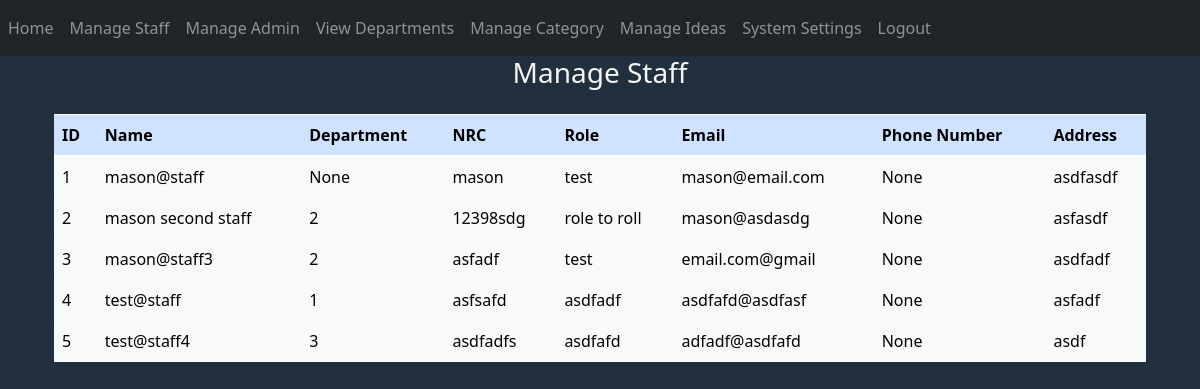
/manage-staff (signed in), run on an earlier commit of the app's database.
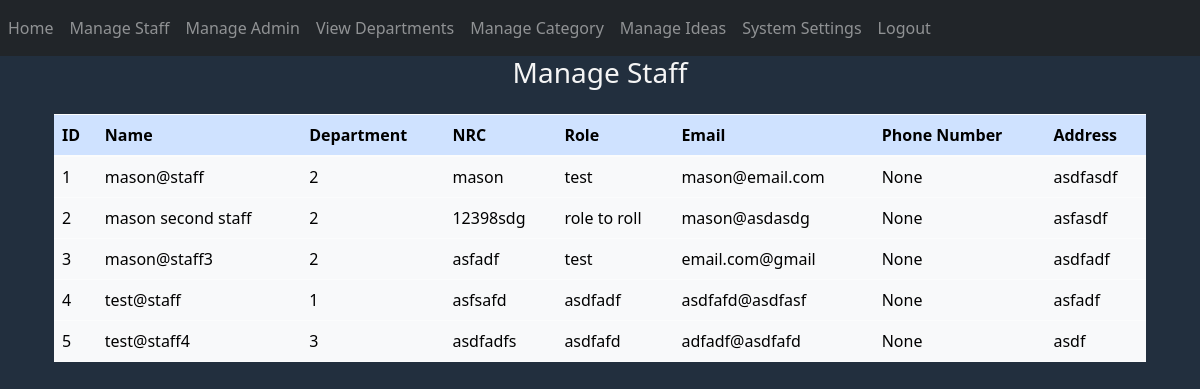
And on a later commit of the database.
### website/models.py (models this page shows)
class Staff(db.Model, UserMixin):
    id = db.Column(db.Integer, primary_key=True)
    name = db.Column(db.String(150))
    department = db.Column(db.Integer, db.ForeignKey('department.id'))
    nrc = db.Column(db.String(150))
    role = db.Column(db.String(150))
    email = db.Column(db.String(150), unique=True)
    phone_no = db.Column(db.String(150), unique=True)
    address = db.Column(db.String(255))
    username = db.Column(db.String(150))
    password = db.Column(db.String(150))
    notification = db.relationship('Notifications')
    idea = db.relationship('Ideas')
    comment = db.relationship('Comments')
    like_dislike_count = db.relationship('Like')

### website/auth.py (the view)
@auth.route('/manage-staff')
@login_required
def manage_staff():
    q = Staff.query.all()
    staffs = q
    return render_template("manage_staff.html", staffs=staffs, user=current_user)

### website/__init__.py (called while the page is built)
def create_app():
    app = Flask(__name__)
    app.config['SECRET_KEY'] = 'hjshjhdjah kjshkjdhjs'
    app.config['SQLALCHEMY_DATABASE_URI'] = f'sqlite:///{DB_NAME}'
    db.init_app(app)
    from .views import views
    from .auth import auth
    app.register_blueprint(views, url_prefix='/')
    app.register_blueprint(auth, url_prefix='/')
    from .models import Staff, Department, Comments, Category, Notifications, Admin, Ideas, Like, Settings
    with app.app_context():
        db.create_all()
    login_manager = LoginManager()
    login_manager.login_view = 'auth.login'
    login_manager.init_app(app)
    @login_manager.user_loader
    def load_user(id):
        return Staff.query.get(int(id))
    return app

### website/templates/manage_staff.html (shortened to what this page needs)
{% extends "base2.html" %}
{% block content %}
<link href="https://cdn.jsdelivr.net/npm/bootstrap@5.3.0-alpha1/dist/css/bootstrap.min.css" rel="stylesheet"
>
<body style="background-color: #222f3e; color: whitesmoke">
<div class="container">
    <h3 class="text-center mb-4">Manage Staff</h3>
    <table class="table table-light">
        <thead class="table-primary">
            <tr>
                <th>ID</th>
                <th>Name</th>
                <th>Department</th>
                <th>NRC</th>
                <th>Role</th>
                <th>Email</th>
                <th>Phone Number</th>
                <th>Address</th>
            </tr>
        </thead>
        <tbody>
            {% for staff in staffs %}
            <tr>
                <td>{{ staff.id }}</td>
                <td>{{ staff.name }}</td>
                <td>{{ staff.department }}</td>
                <td>{{ staff.nrc }}</td>
                <td>{{ staff.role }}</td>
                <td>{{ staff.email }}</td>
                <td>{{ staff.phone_no }}</td>
                <td>{{ staff.address }}</td>
            </tr>
            {% endfor %}
        </tbody>
    </table>
</div>
</body>
{% endblock %}

### website/templates/base2.html (shortened to what this page needs)
<!DOCTYPE html>
<html>
<head>
    <link rel="stylesheet" href="https://stackpath.bootstrapcdn.com/bootstrap/4.4.1/css/bootstrap.min.css"
 />
    <link rel="stylesheet" href="https://stackpath.bootstrapcdn.com/font-awesome/4.7.0/css/font-awesome.min.css"
 />
    <link href="https://cdn.jsdelivr.net/npm/bootstrap@5.3.0-alpha1/dist/css/bootstrap.min.css" rel="stylesheet"
>
</head>
<body style="background-color: #222f3e; color: whitesmoke">
    <nav class="navbar navbar-expand-lg navbar-dark bg-dark">
        <div class="collapse navbar-collapse" id="navbar">
            <ul class="navbar-nav mr-auto">
                {% if user.is_authenticated %}
                <li class="nav-item">
                    <a class="nav-link" id="home" href="/admin-home">Home</a>
                </li>
                <li class="nav-item">
                    <a class="nav-link" id="manage_staff" href="/manage-staff">Manage Staff</a>
                </li>
                <li class="nav-item">
                    <a class="nav-link" id="manage_admin" href="/manage-admin">Manage Admin</a>
                </li>
                <li class="nav-item">
                    <a class="nav-link" id="department" href="/department">View Departments</a>
                </li>
                <li class="nav-item">
                    <a class="nav-link" id="category" href="/category">Manage Category</a>
                </li>
                <li class="nav-item">
                    <a class="nav-link" id="reports" href="/manage-ideas">Manage Ideas</a>
                </li>
                <li class="nav-item">
                    <a class="nav-link" id="setting" href="/setting">System Settings</a>
                </li>
                <li class="nav-item">
                    <a class="nav-link" id="logout" href="/admin-logout">Logout</a>
                </li>
                {% else %}
                <li class="nav-item">
                    <a class="nav-link" id="Login" href="/@admin-login">Login</a>
                </li>
                {% endif %}
            </ul>
        </div>
    </nav>
    <div class="container">{% block content %} {% endblock %}</div>
    </body>
    </html>

What changed in the data, as far as the page shows it:
changed Staff "mason@staff": department "None" → "2"
